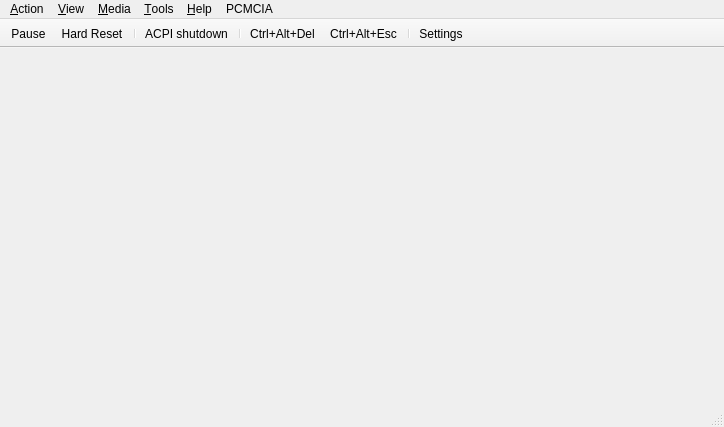
<?xml version="1.0" encoding="UTF-8"?>
<ui version="4.0">
 <class>MainWindow</class>
 <widget class="QMainWindow" name="MainWindow">
  <property name="geometry">
   <rect>
    <x>0</x>
    <y>0</y>
    <width>724</width>
    <height>427</height>
   </rect>
  </property>
  <property name="windowTitle">
   <string>86Box</string>
  </property>
  <widget class="QWidget" name="centralwidget">
   <property name="sizePolicy">
    <sizepolicy hsizetype="Expanding" vsizetype="Expanding">
     <horstretch>0</horstretch>
     <verstretch>0</verstretch>
    </sizepolicy>
   </property>
   <layout class="QVBoxLayout" name="verticalLayout">
    <property name="spacing">
     <number>0</number>
    </property>
    <property name="leftMargin">
     <number>0</number>
    </property>
    <property name="topMargin">
     <number>0</number>
    </property>
    <property name="rightMargin">
     <number>0</number>
    </property>
    <property name="bottomMargin">
     <number>0</number>
    </property>
    <item>
     <widget class="RendererStack" name="stackedWidget">
      <property name="sizePolicy">
       <sizepolicy hsizetype="Expanding" vsizetype="Expanding">
        <horstretch>0</horstretch>
        <verstretch>0</verstretch>
       </sizepolicy>
      </property>
     </widget>
    </item>
   </layout>
  </widget>
  <widget class="QMenuBar" name="menubar">
   <property name="geometry">
    <rect>
     <x>0</x>
     <y>0</y>
     <width>724</width>
     <height>21</height>
    </rect>
   </property>
   <widget class="QMenu" name="menuAction">
    <property name="title">
     <string>&amp;Action</string>
    </property>
    <widget class="QMenu" name="menuTablet_tool">
     <property name="title">
      <string>&amp;Tablet tool</string>
     </property>
     <addaction name="actionPen"/>
     <addaction name="actionCursor_Puck"/>
    </widget>
    <addaction name="menuTablet_tool"/>
    <addaction name="separator"/>
    <addaction name="actionKeyboard_requires_capture"/>
    <addaction name="actionRight_CTRL_is_left_ALT"/>
    <addaction name="separator"/>
    <addaction name="actionUpdate_mouse_every_CPU_frame"/>
    <addaction name="separator"/>
    <addaction name="actionAuto_pause"/>
    <addaction name="actionPause"/>
    <addaction name="separator"/>
    <addaction name="actionHard_Reset"/>
    <addaction name="actionCtrl_Alt_Del"/>
    <addaction name="separator"/>
    <addaction name="actionCtrl_Alt_Esc"/>
    <addaction name="separator"/>
    <addaction name="actionExit"/>
   </widget>
   <widget class="QMenu" name="menuTools">
    <property name="title">
     <string>&amp;Tools</string>
    </property>
    <widget class="QMenu" name="menuSound">
     <property name="title">
      <string>S&amp;ound</string>
     </property>
     <addaction name="actionMute_Unmute"/>
     <addaction name="separator"/>
     <addaction name="actionSound_gain"/>
    </widget>
    <addaction name="actionSettings"/>
    <addaction name="actionUpdate_status_bar_icons"/>
    <addaction name="separator"/>
    <addaction name="actionEnable_Discord_integration"/>
    <addaction name="separator"/>
    <addaction name="actionTake_screenshot"/>
    <addaction name="menuSound"/>
    <addaction name="separator"/>
    <addaction name="actionPreferences"/>
    <addaction name="separator"/>
    <addaction name="actionBegin_trace"/>
    <addaction name="actionEnd_trace"/>
    <addaction name="separator"/>
    <addaction name="actionMCA_devices"/>
    <addaction name="separator"/>
    <addaction name="actionOpen_printer_tray"/>
    <addaction name="actionOpen_screenshots_folder"/>
   </widget>
   <widget class="QMenu" name="menuView">
    <property name="title">
     <string>&amp;View</string>
    </property>
    <widget class="QMenu" name="menuRenderer">
     <property name="title">
      <string>Re&amp;nderer</string>
     </property>
     <addaction name="actionSoftware_Renderer"/>
     <addaction name="actionOpenGL_3_0_Core"/>
     <addaction name="actionVulkan"/>
     <addaction name="actionVNC"/>
    </widget>
    <widget class="QMenu" name="menuWindow_scale_factor">
     <property name="title">
      <string>&amp;Window scale factor</string>
     </property>
     <addaction name="action0_5x"/>
     <addaction name="action1x"/>
     <addaction name="action1_5x"/>
     <addaction name="action2x"/>
     <addaction name="action3x"/>
     <addaction name="action4x"/>
     <addaction name="action5x"/>
     <addaction name="action6x"/>
     <addaction name="action7x"/>
     <addaction name="action8x"/>
    </widget>
    <widget class="QMenu" name="menuFilter_method">
     <property name="title">
      <string>Fi&amp;lter method</string>
     </property>
     <addaction name="actionNearest"/>
     <addaction name="actionLinear"/>
    </widget>
    <widget class="QMenu" name="menuFullscreen_stretch_mode">
     <property name="title">
      <string>Fullscreen &amp;stretch mode</string>
     </property>
     <addaction name="actionFullScreen_stretch"/>
     <addaction name="actionFullScreen_43"/>
     <addaction name="actionFullScreen_keepRatio"/>
     <addaction name="actionFullScreen_int"/>
     <addaction name="actionFullScreen_int43"/>
    </widget>
    <widget class="QMenu" name="menuEGA_S_VGA_settings">
     <property name="title">
      <string>EGA/(S)&amp;VGA settings</string>
     </property>
     <widget class="QMenu" name="menuVGA_screen_type">
      <property name="title">
       <string>VGA screen &amp;type</string>
      </property>
      <addaction name="actionRGB_Color"/>
      <addaction name="actionRGB_Grayscale"/>
      <addaction name="actionAmber_monitor"/>
      <addaction name="actionGreen_monitor"/>
      <addaction name="actionWhite_monitor"/>
     </widget>
     <widget class="QMenu" name="menuGrayscale_conversion_type">
      <property name="title">
       <string>Grayscale &amp;conversion type</string>
      </property>
      <addaction name="actionBT601_NTSC_PAL"/>
      <addaction name="actionBT709_HDTV"/>
      <addaction name="actionAverage"/>
     </widget>
     <addaction name="actionInverted_VGA_monitor"/>
     <addaction name="menuVGA_screen_type"/>
     <addaction name="menuGrayscale_conversion_type"/>
    </widget>
    <widget class="QMenu" name="menuOpenGL_input_stretch_mode">
     <property name="title">
      <string>OpenGL input stretch mode</string>
     </property>
     <addaction name="action_Full_screen_stretch_gl"/>
     <addaction name="action_4_3_gl"/>
     <addaction name="action_Square_pixels_keep_ratio_gl"/>
     <addaction name="action_Integer_scale_gl"/>
     <addaction name="action4_3_Integer_scale_gl"/>
    </widget>
    <widget class="QMenu" name="menuOpenGL_input_scale">
     <property name="title">
      <string>OpenGL input scale</string>
     </property>
     <addaction name="action_0_5x_2"/>
     <addaction name="action_1x_2"/>
     <addaction name="action1_5x_2"/>
     <addaction name="action_2x_2"/>
     <addaction name="action_3x_2"/>
     <addaction name="action_4x_2"/>
     <addaction name="action_5x_2"/>
     <addaction name="action_6x_2"/>
     <addaction name="action_7x_2"/>
     <addaction name="action_8x_2"/>
    </widget>
    <addaction name="actionHide_tool_bar"/>
    <addaction name="actionHide_status_bar"/>
    <addaction name="separator"/>
    <addaction name="actionShow_non_primary_monitors"/>
    <addaction name="actionResizable_window"/>
    <addaction name="actionRemember_size_and_position"/>
    <addaction name="separator"/>
    <addaction name="menuRenderer"/>
    <addaction name="actionRenderer_options"/>
    <addaction name="menuOpenGL_input_stretch_mode"/>
    <addaction name="menuOpenGL_input_scale"/>
    <addaction name="separator"/>
    <addaction name="actionSpecify_dimensions"/>
    <addaction name="actionForce_4_3_display_ratio"/>
    <addaction name="menuWindow_scale_factor"/>
    <addaction name="menuFilter_method"/>
    <addaction name="actionHiDPI_scaling"/>
    <addaction name="separator"/>
    <addaction name="actionFullscreen"/>
    <addaction name="menuFullscreen_stretch_mode"/>
    <addaction name="actionApply_fullscreen_stretch_mode_when_maximized"/>
    <addaction name="actionCGA_composite_settings"/>
    <addaction name="menuEGA_S_VGA_settings"/>
    <addaction name="separator"/>
    <addaction name="actionCGA_PCjr_Tandy_EGA_S_VGA_overscan"/>
    <addaction name="actionChange_contrast_for_monochrome_display"/>
   </widget>
   <widget class="QMenu" name="menuMedia">
    <property name="title">
     <string>&amp;Media</string>
    </property>
   </widget>
   <widget class="QMenu" name="menuAbout">
    <property name="title">
     <string>&amp;Help</string>
    </property>
    <addaction name="actionDocumentation"/>
    <addaction name="actionAbout_86Box"/>
    <addaction name="actionAbout_Qt"/>
   </widget>
   <widget class="QMenu" name="menuPCMCIA">
    <property name="title">
     <string>PCMCIA</string>
    </property>
   </widget>
   <addaction name="menuAction"/>
   <addaction name="menuView"/>
   <addaction name="menuMedia"/>
   <addaction name="menuTools"/>
   <addaction name="menuAbout"/>
   <addaction name="menuPCMCIA"/>
  </widget>
  <widget class="QStatusBar" name="statusbar"/>
  <widget class="QToolBar" name="toolBar">
   <property name="contextMenuPolicy">
    <enum>Qt::ContextMenuPolicy::PreventContextMenu</enum>
   </property>
   <property name="windowTitle">
    <string notr="true">toolBar</string>
   </property>
   <property name="autoFillBackground">
    <bool>true</bool>
   </property>
   <property name="movable">
    <bool>false</bool>
   </property>
   <property name="allowedAreas">
    <set>Qt::ToolBarArea::TopToolBarArea</set>
   </property>
   <property name="iconSize">
    <size>
     <width>16</width>
     <height>16</height>
    </size>
   </property>
   <property name="toolButtonStyle">
    <enum>Qt::ToolButtonStyle::ToolButtonIconOnly</enum>
   </property>
   <property name="floatable">
    <bool>false</bool>
   </property>
   <attribute name="toolBarArea">
    <enum>TopToolBarArea</enum>
   </attribute>
   <attribute name="toolBarBreak">
    <bool>false</bool>
   </attribute>
   <addaction name="actionPause"/>
   <addaction name="actionHard_Reset"/>
   <addaction name="separator"/>
   <addaction name="actionACPI_Shutdown"/>
   <addaction name="separator"/>
   <addaction name="actionCtrl_Alt_Del"/>
   <addaction name="actionCtrl_Alt_Esc"/>
   <addaction name="separator"/>
   <addaction name="actionSettings"/>
  </widget>
  <action name="actionUpdate_mouse_every_CPU_frame">
   <property name="checkable">
    <bool>true</bool>
   </property>
   <property name="text">
    <string>&amp;Update mouse every CPU frame</string>
   </property>
  </action>
  <action name="actionAuto_pause">
   <property name="checkable">
    <bool>true</bool>
   </property>
   <property name="text">
    <string>&amp;Auto-pause on focus loss</string>
   </property>
  </action>
  <action name="actionKeyboard_requires_capture">
   <property name="checkable">
    <bool>true</bool>
   </property>
   <property name="text">
    <string>&amp;Keyboard requires capture</string>
   </property>
  </action>
  <action name="actionRight_CTRL_is_left_ALT">
   <property name="checkable">
    <bool>true</bool>
   </property>
   <property name="text">
    <string>&amp;Right CTRL is left ALT</string>
   </property>
  </action>
  <action name="actionHard_Reset">
   <property name="icon">
    <iconset resource="../qt_resources.qrc">
     <normaloff>:/menuicons/qt/icons/hard_reset.ico</normaloff>:/menuicons/qt/icons/hard_reset.ico</iconset>
   </property>
   <property name="text">
    <string>&amp;Hard Reset...</string>
   </property>
   <property name="iconVisibleInMenu">
    <bool>false</bool>
   </property>
  </action>
  <action name="actionCtrl_Alt_Del">
   <property name="icon">
    <iconset resource="../qt_resources.qrc">
     <normaloff>:/menuicons/qt/icons/send_cad.ico</normaloff>:/menuicons/qt/icons/send_cad.ico</iconset>
   </property>
   <property name="text">
    <string>&amp;Ctrl+Alt+Del</string>
   </property>
   <property name="toolTip">
    <string>Ctrl+Alt+Del</string>
   </property>
   <property name="shortcut">
    <string>Ctrl+F12</string>
   </property>
   <property name="iconVisibleInMenu">
    <bool>false</bool>
   </property>
   <property name="shortcutVisibleInContextMenu">
    <bool>false</bool>
   </property>
  </action>
  <action name="actionCtrl_Alt_Esc">
   <property name="icon">
    <iconset resource="../qt_resources.qrc">
     <normaloff>:/menuicons/qt/icons/send_cae.ico</normaloff>:/menuicons/qt/icons/send_cae.ico</iconset>
   </property>
   <property name="text">
    <string>Ctrl+Alt+&amp;Esc</string>
   </property>
   <property name="iconVisibleInMenu">
    <bool>false</bool>
   </property>
  </action>
  <action name="actionPause">
   <property name="icon">
    <iconset resource="../qt_resources.qrc">
     <normaloff>:/menuicons/qt/icons/pause.ico</normaloff>:/menuicons/qt/icons/pause.ico</iconset>
   </property>
   <property name="text">
    <string>&amp;Pause</string>
   </property>
   <property name="iconVisibleInMenu">
    <bool>false</bool>
   </property>
  </action>
  <action name="actionExit">
   <property name="text">
    <string>E&amp;xit</string>
   </property>
   <property name="menuRole">
    <enum>QAction::MenuRole::QuitRole</enum>
   </property>
  </action>
  <action name="actionSettings">
   <property name="icon">
    <iconset resource="../qt_resources.qrc">
     <normaloff>:/menuicons/qt/icons/settings.ico</normaloff>:/menuicons/qt/icons/settings.ico</iconset>
   </property>
   <property name="text">
    <string>&amp;Settings...</string>
   </property>
   <property name="menuRole">
    <enum>QAction::MenuRole::NoRole</enum>
   </property>
   <property name="iconVisibleInMenu">
    <bool>false</bool>
   </property>
  </action>
  <action name="actionFullscreen">
   <property name="text">
    <string>&amp;Fullscreen</string>
   </property>
   <property name="shortcut">
    <string>Ctrl+Alt+PgUp</string>
   </property>
  </action>
  <action name="actionSoftware_Renderer">
   <property name="checkable">
    <bool>true</bool>
   </property>
   <property name="text">
    <string>&amp;Qt (Software)</string>
   </property>
   <property name="vid_api" stdset="0">
    <number>0</number>
   </property>
  </action>
  <action name="actionHide_status_bar">
   <property name="checkable">
    <bool>true</bool>
   </property>
   <property name="text">
    <string>&amp;Hide status bar</string>
   </property>
  </action>
  <action name="actionResizable_window">
   <property name="checkable">
    <bool>true</bool>
   </property>
   <property name="text">
    <string>&amp;Resizeable window</string>
   </property>
  </action>
  <action name="actionRemember_size_and_position">
   <property name="checkable">
    <bool>true</bool>
   </property>
   <property name="text">
    <string>R&amp;emember size &amp;&amp; position</string>
   </property>
  </action>
  <action name="actionSpecify_dimensions">
   <property name="text">
    <string>Specify &amp;dimensions...</string>
   </property>
  </action>
  <action name="actionForce_4_3_display_ratio">
   <property name="checkable">
    <bool>true</bool>
   </property>
   <property name="text">
    <string>Force &amp;4:3 display ratio</string>
   </property>
  </action>
  <action name="actionHiDPI_scaling">
   <property name="checkable">
    <bool>true</bool>
   </property>
   <property name="text">
    <string>Hi&amp;DPI scaling</string>
   </property>
  </action>
  <action name="actionCGA_PCjr_Tandy_EGA_S_VGA_overscan">
   <property name="checkable">
    <bool>true</bool>
   </property>
   <property name="text">
    <string>CGA/PCjr/Tandy/E&amp;GA/(S)VGA overscan</string>
   </property>
  </action>
  <action name="actionChange_contrast_for_monochrome_display">
   <property name="checkable">
    <bool>true</bool>
   </property>
   <property name="text">
    <string>Change contrast for &amp;monochrome display</string>
   </property>
  </action>
  <action name="action0_5x">
   <property name="checkable">
    <bool>true</bool>
   </property>
   <property name="text">
    <string>&amp;0.5x</string>
   </property>
  </action>
  <action name="action1x">
   <property name="checkable">
    <bool>true</bool>
   </property>
   <property name="text">
    <string>&amp;1x</string>
   </property>
  </action>
  <action name="action1_5x">
   <property name="checkable">
    <bool>true</bool>
   </property>
   <property name="text">
    <string>1.&amp;5x</string>
   </property>
  </action>
  <action name="action2x">
   <property name="checkable">
    <bool>true</bool>
   </property>
   <property name="text">
    <string>&amp;2x</string>
   </property>
  </action>
  <action name="action3x">
   <property name="checkable">
    <bool>true</bool>
   </property>
   <property name="text">
    <string>&amp;3x</string>
   </property>
  </action>
  <action name="action4x">
   <property name="checkable">
    <bool>true</bool>
   </property>
   <property name="text">
    <string>&amp;4x</string>
   </property>
  </action>
  <action name="action5x">
   <property name="checkable">
    <bool>true</bool>
   </property>
   <property name="text">
    <string>&amp;5x</string>
   </property>
  </action>
  <action name="action6x">
   <property name="checkable">
    <bool>true</bool>
   </property>
   <property name="text">
    <string>&amp;6x</string>
   </property>
  </action>
  <action name="action7x">
   <property name="checkable">
    <bool>true</bool>
   </property>
   <property name="text">
    <string>&amp;7x</string>
   </property>
  </action>
  <action name="action8x">
   <property name="checkable">
    <bool>true</bool>
   </property>
   <property name="text">
    <string>&amp;8x</string>
   </property>
  </action>
  <action name="actionNearest">
   <property name="checkable">
    <bool>true</bool>
   </property>
   <property name="text">
    <string>&amp;Nearest</string>
   </property>
  </action>
  <action name="actionLinear">
   <property name="checkable">
    <bool>true</bool>
   </property>
   <property name="text">
    <string>&amp;Linear</string>
   </property>
  </action>
  <action name="actionFullScreen_stretch">
   <property name="checkable">
    <bool>true</bool>
   </property>
   <property name="text">
    <string>&amp;Full screen stretch</string>
   </property>
  </action>
  <action name="actionFullScreen_43">
   <property name="checkable">
    <bool>true</bool>
   </property>
   <property name="text">
    <string>&amp;4:3</string>
   </property>
  </action>
  <action name="actionFullScreen_keepRatio">
   <property name="checkable">
    <bool>true</bool>
   </property>
   <property name="text">
    <string>&amp;Square pixels (Keep ratio)</string>
   </property>
  </action>
  <action name="actionFullScreen_int">
   <property name="checkable">
    <bool>true</bool>
   </property>
   <property name="text">
    <string>&amp;Integer scale</string>
   </property>
  </action>
  <action name="actionFullScreen_int43">
   <property name="checkable">
    <bool>true</bool>
   </property>
   <property name="text">
    <string>4:&amp;3 Integer scale</string>
   </property>
  </action>
  <action name="actionInverted_VGA_monitor">
   <property name="checkable">
    <bool>true</bool>
   </property>
   <property name="text">
    <string>&amp;Inverted VGA monitor</string>
   </property>
  </action>
  <action name="actionRGB_Color">
   <property name="checkable">
    <bool>true</bool>
   </property>
   <property name="text">
    <string>RGB &amp;Color</string>
   </property>
  </action>
  <action name="actionRGB_Grayscale">
   <property name="checkable">
    <bool>true</bool>
   </property>
   <property name="text">
    <string>&amp;RGB Grayscale</string>
   </property>
  </action>
  <action name="actionAmber_monitor">
   <property name="checkable">
    <bool>true</bool>
   </property>
   <property name="text">
    <string>&amp;Amber monitor</string>
   </property>
  </action>
  <action name="actionGreen_monitor">
   <property name="checkable">
    <bool>true</bool>
   </property>
   <property name="text">
    <string>&amp;Green monitor</string>
   </property>
  </action>
  <action name="actionWhite_monitor">
   <property name="checkable">
    <bool>true</bool>
   </property>
   <property name="text">
    <string>&amp;White monitor</string>
   </property>
  </action>
  <action name="actionBT601_NTSC_PAL">
   <property name="checkable">
    <bool>true</bool>
   </property>
   <property name="text">
    <string>BT&amp;601 (NTSC/PAL)</string>
   </property>
  </action>
  <action name="actionBT709_HDTV">
   <property name="checkable">
    <bool>true</bool>
   </property>
   <property name="text">
    <string>BT&amp;709 (HDTV)</string>
   </property>
  </action>
  <action name="actionAverage">
   <property name="checkable">
    <bool>true</bool>
   </property>
   <property name="text">
    <string>&amp;Average</string>
   </property>
  </action>
  <action name="actionAbout_Qt">
   <property name="text">
    <string>About &amp;Qt</string>
   </property>
   <property name="visible">
    <bool>false</bool>
   </property>
   <property name="menuRole">
    <enum>QAction::MenuRole::AboutQtRole</enum>
   </property>
  </action>
  <action name="actionAbout_86Box">
   <property name="text">
    <string>&amp;About 86Box...</string>
   </property>
   <property name="menuRole">
    <enum>QAction::MenuRole::AboutRole</enum>
   </property>
  </action>
  <action name="actionDocumentation">
   <property name="text">
    <string>&amp;Documentation...</string>
   </property>
  </action>
  <action name="actionUpdate_status_bar_icons">
   <property name="checkable">
    <bool>true</bool>
   </property>
   <property name="text">
    <string>&amp;Update status bar icons</string>
   </property>
  </action>
  <action name="actionTake_screenshot">
   <property name="text">
    <string>Take s&amp;creenshot</string>
   </property>
   <property name="shortcut">
    <string>Ctrl+F11</string>
   </property>
   <property name="shortcutVisibleInContextMenu">
    <bool>false</bool>
   </property>
  </action>
  <action name="actionMute_Unmute">
   <property name="text">
    <string>&amp;Mute</string>
   </property>
  </action>
  <action name="actionSound_gain">
   <property name="text">
    <string>Sound &amp;gain...</string>
   </property>
  </action>
  <action name="actionOpenGL_3_0_Core">
   <property name="checkable">
    <bool>true</bool>
   </property>
   <property name="text">
    <string>Open&amp;GL (3.0 Core)</string>
   </property>
   <property name="vid_api" stdset="0">
    <number>1</number>
   </property>
  </action>
  <action name="actionPreferences">
   <property name="text">
    <string>&amp;Preferences...</string>
   </property>
   <property name="menuRole">
    <enum>QAction::MenuRole::PreferencesRole</enum>
   </property>
  </action>
  <action name="actionEnable_Discord_integration">
   <property name="checkable">
    <bool>true</bool>
   </property>
   <property name="text">
    <string>Enable &amp;Discord integration</string>
   </property>
  </action>
  <action name="actionHide_tool_bar">
   <property name="checkable">
    <bool>true</bool>
   </property>
   <property name="text">
    <string>Hide &amp;toolbar</string>
   </property>
   <property name="toolTip">
    <string>Hide tool bar</string>
   </property>
  </action>
  <action name="actionACPI_Shutdown">
   <property name="enabled">
    <bool>true</bool>
   </property>
   <property name="icon">
    <iconset resource="../qt_resources.qrc">
     <normaloff>:/menuicons/qt/icons/acpi_shutdown.ico</normaloff>:/menuicons/qt/icons/acpi_shutdown.ico</iconset>
   </property>
   <property name="text">
    <string>ACP&amp;I shutdown</string>
   </property>
   <property name="toolTip">
    <string>ACPI shutdown</string>
   </property>
   <property name="visible">
    <bool>true</bool>
   </property>
  </action>
  <action name="actionBegin_trace">
   <property name="text">
    <string>Begin trace</string>
   </property>
   <property name="shortcut">
    <string>Ctrl+T</string>
   </property>
   <property name="visible">
    <bool>false</bool>
   </property>
   <property name="shortcutVisibleInContextMenu">
    <bool>false</bool>
   </property>
  </action>
  <action name="actionEnd_trace">
   <property name="text">
    <string>End trace</string>
   </property>
   <property name="shortcut">
    <string>Ctrl+T</string>
   </property>
   <property name="visible">
    <bool>false</bool>
   </property>
   <property name="shortcutVisibleInContextMenu">
    <bool>false</bool>
   </property>
  </action>
  <action name="actionRenderer_options">
   <property name="text">
    <string>Renderer &amp;options...</string>
   </property>
   <property name="menuRole">
    <enum>QAction::MenuRole::NoRole</enum>
   </property>
  </action>
  <action name="actionVulkan">
   <property name="checkable">
    <bool>true</bool>
   </property>
   <property name="text">
    <string>&amp;Vulkan</string>
   </property>
   <property name="vid_api" stdset="0">
    <number>2</number>
   </property>
  </action>
  <action name="actionMCA_devices">
   <property name="text">
    <string>&amp;MCA devices...</string>
   </property>
  </action>
  <action name="actionShow_non_primary_monitors">
   <property name="checkable">
    <bool>true</bool>
   </property>
   <property name="text">
    <string>Show non-&amp;primary monitors</string>
   </property>
  </action>
  <action name="actionVNC">
   <property name="checkable">
    <bool>true</bool>
   </property>
   <property name="text">
    <string>&amp;VNC</string>
   </property>
   <property name="vid_api" stdset="0">
    <number>3</number>
   </property>
  </action>
  <action name="actionOpen_printer_tray">
   <property name="text">
    <string>Open p&amp;rinter tray...</string>
   </property>
  </action>
  <action name="actionOpen_screenshots_folder">
   <property name="text">
    <string>Open screenshots &amp;folder...</string>
   </property>
  </action>
  <action name="actionApply_fullscreen_stretch_mode_when_maximized">
   <property name="checkable">
    <bool>true</bool>
   </property>
   <property name="text">
    <string>Appl&amp;y fullscreen stretch mode when maximized</string>
   </property>
  </action>
  <action name="actionCursor_Puck">
   <property name="checkable">
    <bool>true</bool>
   </property>
   <property name="text">
    <string>&amp;Cursor/Puck</string>
   </property>
  </action>
  <action name="actionPen">
   <property name="checkable">
    <bool>true</bool>
   </property>
   <property name="text">
    <string>&amp;Pen</string>
   </property>
  </action>
  <action name="actionCGA_composite_settings">
   <property name="text">
    <string>&amp;CGA composite settings...</string>
   </property>
  </action>
  <action name="action_Full_screen_stretch_gl">
   <property name="checkable">
    <bool>true</bool>
   </property>
   <property name="text">
    <string>&amp;Full screen stretch</string>
   </property>
  </action>
  <action name="action_4_3_gl">
   <property name="checkable">
    <bool>true</bool>
   </property>
   <property name="text">
    <string>&amp;4:3</string>
   </property>
  </action>
  <action name="action_Square_pixels_keep_ratio_gl">
   <property name="checkable">
    <bool>true</bool>
   </property>
   <property name="text">
    <string>&amp;Square pixels (Keep ratio)</string>
   </property>
  </action>
  <action name="action_Integer_scale_gl">
   <property name="checkable">
    <bool>true</bool>
   </property>
   <property name="text">
    <string>&amp;Integer scale</string>
   </property>
  </action>
  <action name="action4_3_Integer_scale_gl">
   <property name="checkable">
    <bool>true</bool>
   </property>
   <property name="text">
    <string>4:&amp;3 Integer scale</string>
   </property>
  </action>
  <action name="action_1x">
   <property name="checkable">
    <bool>true</bool>
   </property>
   <property name="text">
    <string>&amp;1x</string>
   </property>
  </action>
  <action name="action_0_5x_2">
   <property name="checkable">
    <bool>true</bool>
   </property>
   <property name="text">
    <string>&amp;0.5x</string>
   </property>
  </action>
  <action name="action_1x_2">
   <property name="checkable">
    <bool>true</bool>
   </property>
   <property name="text">
    <string>&amp;1x</string>
   </property>
  </action>
  <action name="action1_5x_2">
   <property name="checkable">
    <bool>true</bool>
   </property>
   <property name="text">
    <string>1.&amp;5x</string>
   </property>
  </action>
  <action name="action_2x_2">
   <property name="checkable">
    <bool>true</bool>
   </property>
   <property name="text">
    <string>&amp;2x</string>
   </property>
  </action>
  <action name="action_3x_2">
   <property name="checkable">
    <bool>true</bool>
   </property>
   <property name="text">
    <string>&amp;3x</string>
   </property>
  </action>
  <action name="action_4x_2">
   <property name="checkable">
    <bool>true</bool>
   </property>
   <property name="text">
    <string>&amp;4x</string>
   </property>
  </action>
  <action name="action_5x_2">
   <property name="checkable">
    <bool>true</bool>
   </property>
   <property name="text">
    <string>&amp;5x</string>
   </property>
  </action>
  <action name="action_6x_2">
   <property name="checkable">
    <bool>true</bool>
   </property>
   <property name="text">
    <string>&amp;6x</string>
   </property>
  </action>
  <action name="action_7x_2">
   <property name="checkable">
    <bool>true</bool>
   </property>
   <property name="text">
    <string>&amp;7x</string>
   </property>
  </action>
  <action name="action_8x_2">
   <property name="checkable">
    <bool>true</bool>
   </property>
   <property name="text">
    <string>&amp;8x</string>
   </property>
  </action>
 </widget>
 <customwidgets>
  <customwidget>
   <class>RendererStack</class>
   <extends>QStackedWidget</extends>
   <header>qt_rendererstack.hpp</header>
   <container>1</container>
  </customwidget>
 </customwidgets>
 <resources>
  <include location="../qt_resources.qrc"/>
 </resources>
 <connections/>
</ui>
